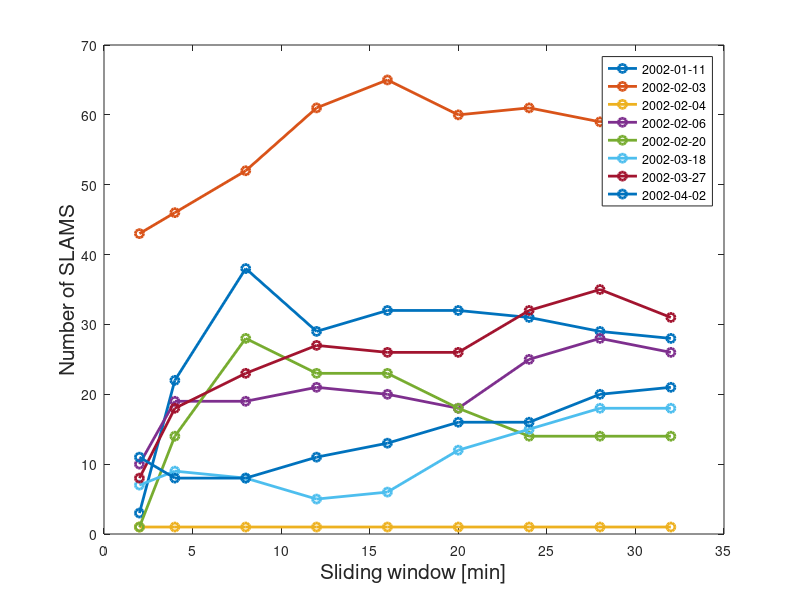

Recreate this plot in MATLAB.
%% Plot amount of SLAMS
clc, clear all, close all
sliding_window = 2*[1 2 4 6 8 10 12 14 16];
Date_20020111 = [3 22 38 29 32 32 31 29 28]; 
Date_20020203 = [43 46 52 61 65 60 61 59 61];
Date_20020204 = [1 1 1 1 1 1 1 1 1]; 
Date_20020206 = [10 19 19 21 20 18 25 28 26]; 
Date_20020220 = [1 14 28 23 23 18 14 14 14];
Date_20020318 = [7 9 8 5 6 12 15 18 18];
Date_20020327 = [8 18 23 27 26 26 32 35 31];
Date_20020402 = [11 8 8 11 13 16 16 20 21];

figure
plot(sliding_window, Date_20020111, '-o', 'LineWidth',2)
hold on
plot(sliding_window, Date_20020203, '-o', 'LineWidth',2)
plot(sliding_window, Date_20020204, '-o', 'LineWidth',2)
plot(sliding_window, Date_20020206, '-o', 'LineWidth',2)
plot(sliding_window, Date_20020220, '-o', 'LineWidth',2)
plot(sliding_window, Date_20020318, '-o', 'LineWidth',2)
plot(sliding_window, Date_20020327, '-o', 'LineWidth',2)
plot(sliding_window, Date_20020402, '-o', 'LineWidth',2)
xlabel('Sliding window [min]','FontSize',15)
ylabel('Number of SLAMS','FontSize',15)
legend('2002-01-11', '2002-02-03', '2002-02-04', '2002-02-06', '2002-02-20', '2002-03-18', '2002-03-27', '2002-04-02')
hold off
